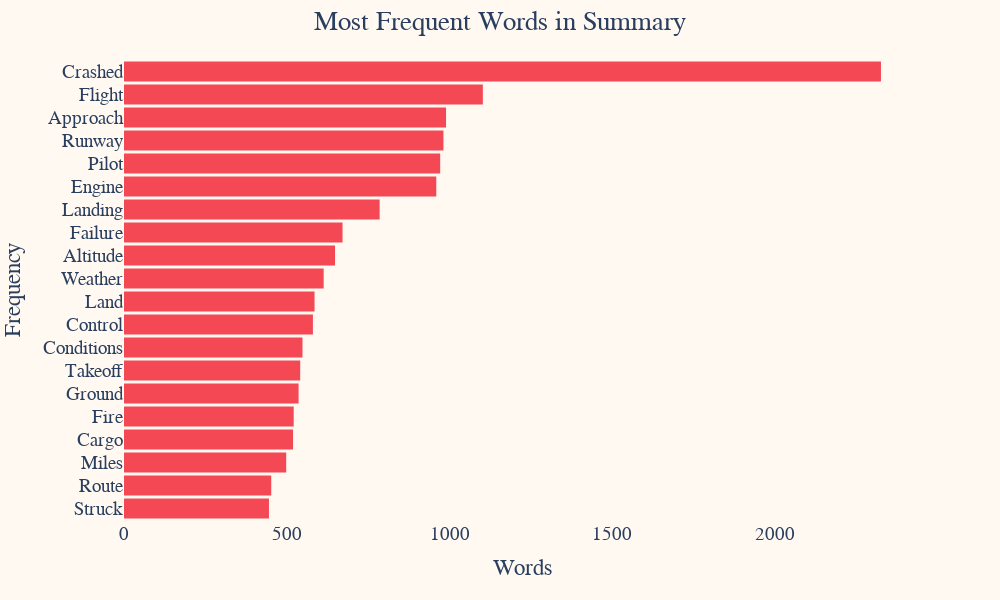

Write notebook code for a chart like this one.
### Code cell
# Create a bar chart
scloudbarfig = px.bar(x=counts, y=words, color=counts, color_continuous_scale='Viridis',
            orientation='h')

# Customize the bar chart
scloudbarfig.update_layout(
    xaxis_title="Words", 
    yaxis_title="Frequency", 
    title="Most Frequent Words in Summary",
    xaxis_showgrid=False, 
    yaxis_showgrid=False,
    title_x=0.5,  
    plot_bgcolor='#FFF9F1', 
    paper_bgcolor='#FFF9F1',
    font_family = 'Din Condensed',
    font_size = 19,
    height=600,
    width=1000,
    )

scloudbarfig.update_traces(marker_color='#F44855', marker_line_color='#F44855', marker_line_width=1.5)

# Show the plot
scloudbarfig.show()

### Figure 1 — Plotly figure (JSON) as saved in the notebook; plotly's stock layout.template omitted (floating-point values rounded to 4 significant figures)
{"data": [{"alignmentgroup": "True", "hovertemplate": "x=%{x}<br>y=%{y}<br>color=%{marker.color}<extra></extra>", "legendgroup": "", "marker": {"color": "#F44855", "coloraxis": "coloraxis", "line": {"color": "#F44855", "width": 1.5}, "pattern": {"shape": ""}}, "name": "", "offsetgroup": "", "orientation": "h", "showlegend": false, "textposition": "auto", "type": "bar", "x": [443, 450, 496, 517, 519, 534, 539, 546, 578, 583, 611, 646, 669, 783, 957, 969, 979, 987, 1100, 2323], "xaxis": "x", "y": ["Struck", "Route", "Miles", "Cargo", "Fire", "Ground", "Takeoff", "Conditions", "Control", "Land", "Weather", "Altitude", "Failure", "Landing", "Engine", "Pilot", "Runway", "Approach", "Flight", "Crashed"], "yaxis": "y"}], "layout": {"barmode": "relative", "coloraxis": {"colorbar": {"title": {"text": "color"}}, "colorscale": [[0, "#440154"], [0.1111, "#482878"], [0.2222, "#3e4989"], [0.3333, "#31688e"], [0.4444, "#26828e"], [0.5556, "#1f9e89"], [0.6667, "#35b779"], [0.7778, "#6ece58"], [0.8889, "#b5de2b"], [1, "#fde725"]]}, "font": {"family": "Din Condensed", "size": 19}, "height": 600, "legend": {"tracegroupgap": 0}, "margin": {"t": 60}, "paper_bgcolor": "#FFF9F1", "plot_bgcolor": "#FFF9F1", "title": {"text": "Most Frequent Words in Summary", "x": 0.5}, "width": 1000, "xaxis": {"anchor": "y", "domain": [0, 1], "showgrid": false, "title": {"text": "Words"}}, "yaxis": {"anchor": "x", "domain": [0, 1], "showgrid": false, "title": {"text": "Frequency"}}}}
